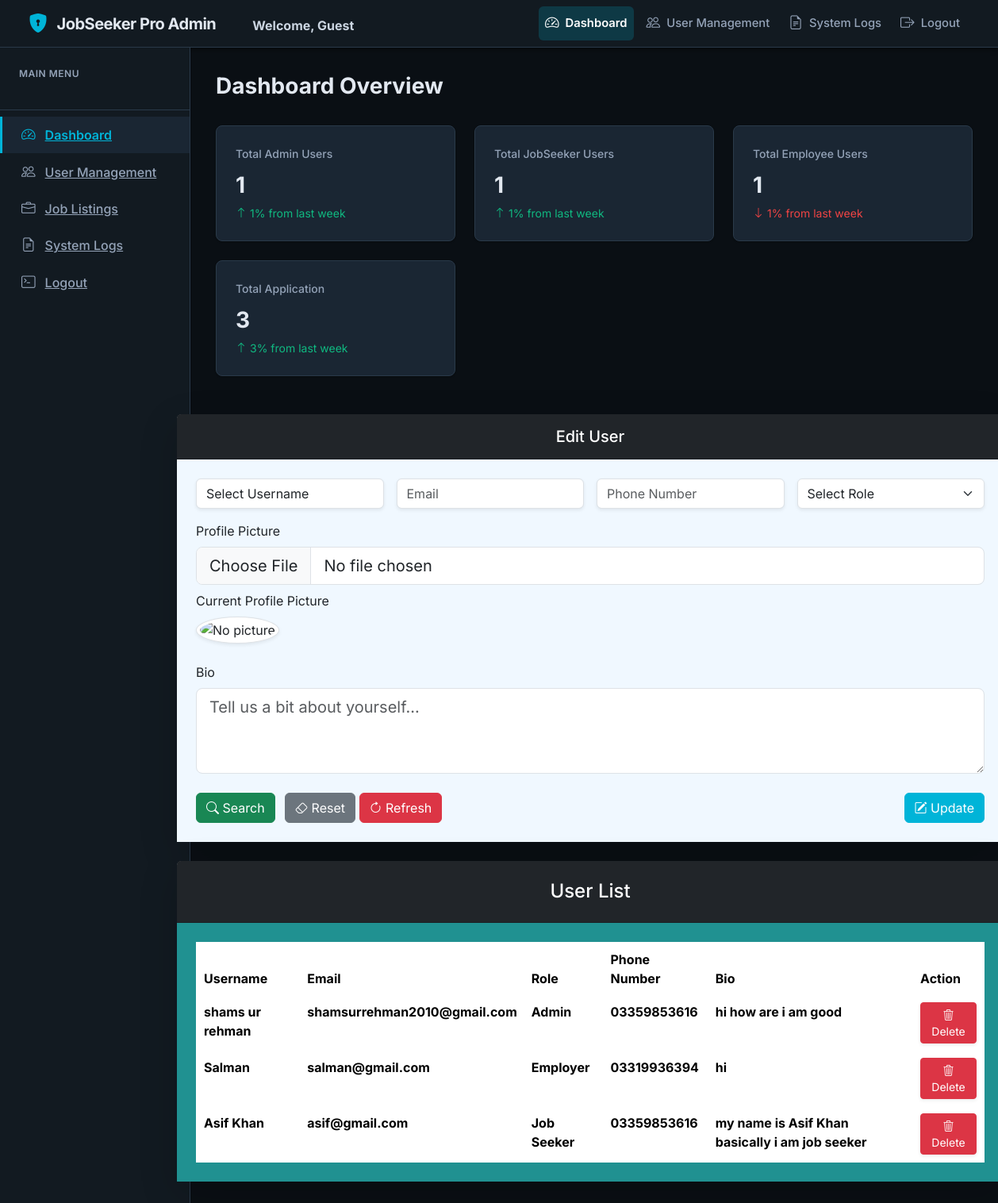
The page /User_Management/ on the database its author committed.
### Job_App/models.py (models this page shows, shortened)
class User(AbstractUser):
    ROLE_CHOICES = [
        ('JOB_SEEKER', 'Job Seeker'),
        ('EMPLOYER', 'Employer'),
        ('ADMIN', 'Admin'),
    ]
    role = models.CharField(max_length=20, choices=ROLE_CHOICES)
    phone_number = models.CharField(max_length=15, blank=True, null=True)
    profile_picture = models.ImageField(upload_to='profile_pics/', blank=True, null=True)
    bio = models.TextField(blank=True)

### Job_App/views.py (the view)
# urls.py: path('User_Management/',my_view.User_Management,name='User_Management'),
def User_Management(request):
    users=User.objects.all()
    admin_qs     = User.objects.filter(role='ADMIN')
    employee_qs  = User.objects.filter(role='EMPLOYER')
    jobseeker_qs = User.objects.filter(role='JOB_SEEKER')
    applications = JobApplication.objects.select_related('job', 'applicant').all()
    context={
        'total_admin':     admin_qs.count(),     # ints only
        'total_employee':  employee_qs.count(),
        'total_jobseeker': jobseeker_qs.count(),
        'users':users,
        'total_applications':applications.count(),
    }
    return render(request,'User_Admin/UserManagement.html',context)

### templates/User_Admin/UserManagement.html (shortened to what this page needs)
{% extends 'User_Admin/base.html' %}
{% load static %}
{% block content %}
<div class="container py-5" style="margin-left:140px;margin-top:-350px;width:calc(100% - 50px);">
    <div class="row mb-4">
        <div class="col-lg-12">
            <div class="card shadow-lg border-0 rounded-lg" style="background-color:rgba(255,255,255,.85);">
                <div class="card-header bg-dark text-white text-center py-3 rounded-top-lg">
                    <h5 class="mb-0">Edit User</h5>
                </div>
                <div class="card-body p-4" style="background-color:rgb(240,248,255);">
                    <form id="editUserForm" enctype="multipart/form-data">
                        <div class="row g-3 align-items-center">
                            <div class="col-md-3">
                                <select name="username" id="userSelect" class="form-control shadow-sm">
                                    <option value="">Select Username</option>
                                </select>
                            </div>
                            <div class="col-md-3">
                                <input type="email" name="email" placeholder="Email"
                                       class="form-control shadow-sm">
                            </div>
                            <div class="col-md-3">
                                <input type="text" name="phone_number" placeholder="Phone Number"
                                       class="form-control shadow-sm">
                            </div>
                            <div class="col-md-3">
                                <select name="role" class="form-select shadow-sm">
                                    <option value="">Select Role</option>
                                </select>
                            </div>
                            <div class="mt-3">
                                <label class="form-label">Profile Picture</label>
                                <input type="file" name="profile_picture"
                                       class="form-control form-control-lg" accept="image/*">
                                <div class="mt-2">
                                    <label class="form-label">Current Profile Picture</label><br>
                                    <img id="profilePreview" src=""
                                         alt="No picture"
                                         class="img-thumbnail rounded-circle shadow-sm border"
                                         style="width:120px;height:120px;object-fit:cover;">
                                </div>
                            </div>
                            <div class="mt-4">
                                <label class="form-label">Bio</label>
                                <textarea name="bio" rows="3"
                                          class="form-control form-control-lg"
                                          placeholder="Tell us a bit about yourself..."></textarea>
                            </div>
                        </div>
                        <div class="mt-4 d-flex justify-content-between">
                            <div>
                                <button type="button" id="searchBtn"
                                        class="btn btn-success me-2">
                                    <i class="bi bi-search"></i> Search
                                </button>
                                <button type="reset" class="btn btn-secondary">
                                    <i class="bi bi-eraser"></i> Reset
                                </button>
                                <a href="{% url 'User_Management' %}" id="refreshBtn" class="btn btn-danger">
                                    <i class="bi bi-arrow-clockwise"></i> Refresh
                                </a>
                            </div>
                            <button type="button" id="updateBtn"
                                    class="btn btn-primary">
                                <i class="bi bi-pencil-square"></i> Update
                            </button>
                        </div>
                    </form>
                </div>
            </div>
        </div>
    </div>
    <div class="row">
        <div class="col-lg-12">
            <div class="card shadow-lg border-0 rounded-lg" style="background-color:rgba(255,255,255,.85);">
                <div class="card-header bg-dark text-white text-center py-4 rounded-top-lg">
                    <h4 class="mb-0">User List</h4>
                </div>
                <div class="card-body p-4" style="background-color:rgb(32,145,145);">
                    <div class="table-responsive">
                        <table id="userTable" class="table table-hover align-items-center mb-0">
                            <thead style="background-color:black;color:white;">
                                <tr>
                                    <th style="border:2px solid white;">Username</th>
                                    <th style="border:2px solid white;">Email</th>
                                    <th style="border:2px solid white;">Role</th>
                                    <th style="border:2px solid white;">Phone Number</th>
                                    <th style="border:2px solid white;">Bio</th>
                                    <th style="border:2px solid white;">Action</th>
                                </tr>
                            </thead>
                            <tbody>
                                {% for user in users %}
                                <tr data-username="{{ user.username }}"
                                    style="background-color:rgb(61,9,247);color:white;font-weight:bold;">
                                    <td style="border:2px solid white;">{{ user.username }}</td>
                                    <td style="border:2px solid white;">{{ user.email }}</td>
                                    <td style="border:2px solid white;">{{ user.get_role_display }}</td>
                                    <td style="border:2px solid white;">{{ user.phone_number|default:"Not Provided" }}</td>
                                    <td style="border:2px solid white;">{{ user.bio }}</td>
                                    <td style="border:2px solid white;">
                                        <button type="button"
                                                class="btn btn-danger btn-sm shadow-sm deleteBtn"
                                                data-username="{{ user.username }}">
                                            <i class="bi bi-trash3"></i> Delete
                                        </button>
                                    </td>
                                </tr>
                                {% endfor %}
                            </tbody>
                        </table>
                    </div>
                </div>
            </div>
        </div>
    </div>
</div>
{% endblock %}

### templates/User_Admin/nav.html (style rules this page uses)
html, body { height: 100%; margin: 0; padding: 0; }
:root { --primary-500: #00b4d8; --primary-400: #0096c7; --primary-300: #0077b6; --primary-100: rgba(0, 180, 216, 0.1); --dark-900: #0a0f14; --dark-800: #121a21; --dark-700: #1a2633; --dark-600: #2a3a4a; --dark-500: #4b5565; --light-100: #e2e8f0; --light-200: #cbd5e1; --light-300: #94a3b8; --accent-green: #10b981; --accent-red: #ef4444; --accent-yellow: #f59e0b; --shadow-sm: 0 1px 2px 0 rgba(0, 0, 0, 0.25); --shadow-md: 0 4px 6px -1px rgba(0, 0, 0, 0.3), 0 2px 4px -1px rgba(0, 0, 0, 0.15); --shadow-lg: 0 10px 15px -3px rgba(0, 0, 0, 0.3), 0 4px 6px -2px rgba(0, 0, 0, 0.2); --radius-sm: 0.375rem; --radius-md: 0.5rem; --radius-lg: 1rem; --transition: all 0.2s cubic-bezier(0.4, 0, 0.2, 1); }
body { font-family: 'Inter', -apple-system, BlinkMacSystemFont, sans-serif; background-color: var(--dark-900); color: var(--light-200); line-height: 1.5; }
.btn-primary { background: var(--primary-500); border-color: var(--primary-500); }

### rows shown on the page
User: username "shams ur rehman", email "shamsurrehman2010@gmail.com", role "Admin", phone_number "03359853616", bio "hi how are i am good"
User: username "Salman", email "salman@gmail.com", role "Employer", phone_number "03319936394", bio "hi"
User: username "Asif Khan", email "asif@gmail.com", role "Job Seeker", phone_number "03359853616", bio "my name is Asif Khan basically i am job seeker"

### other values the page prints
{{ total_admin }} "1"
{{ total_jobseeker }} "1"
{{ total_employee }} "1"
{{ total_applications }} "3"
